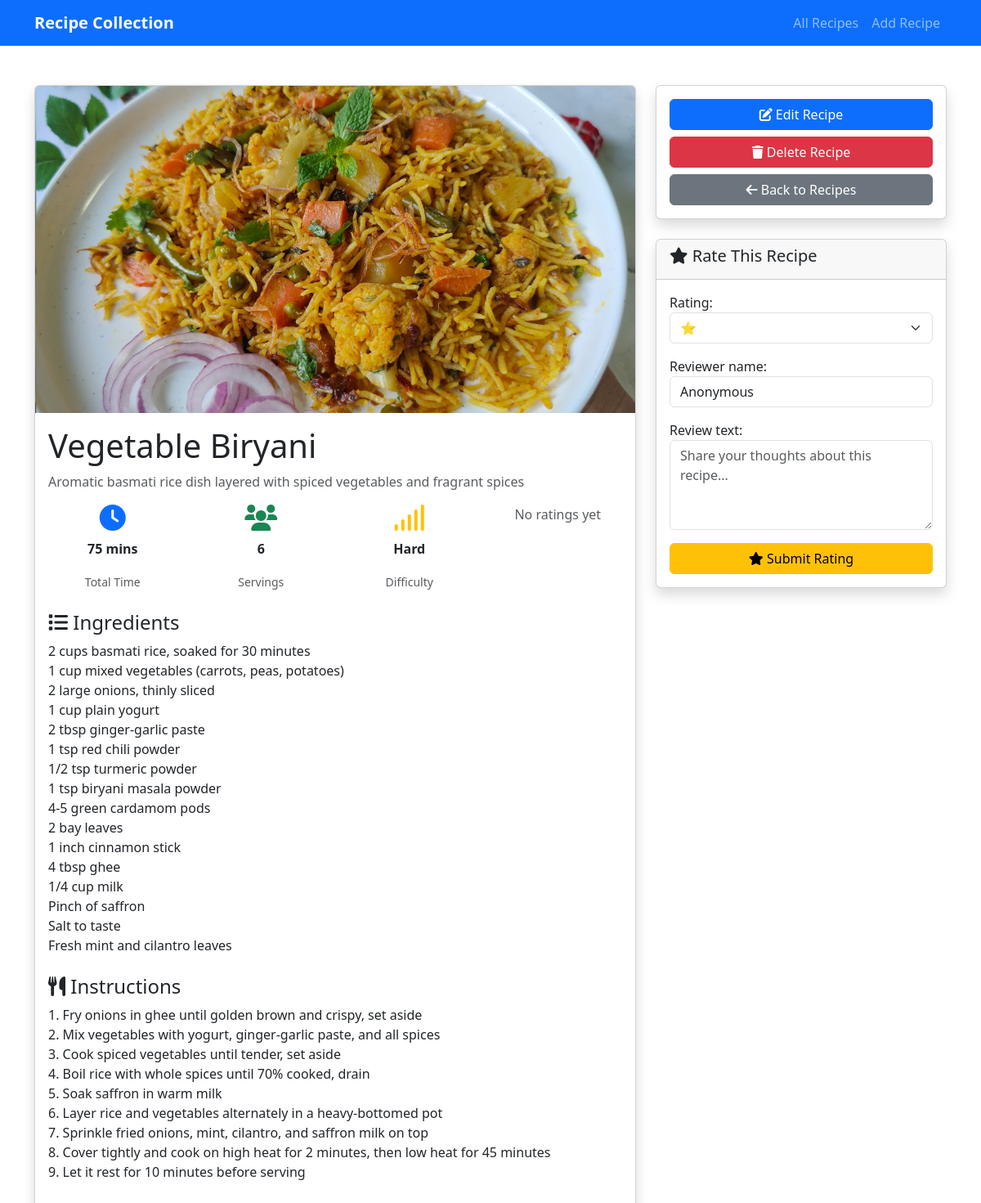
The page /recipe/7/ on the database its author committed.
### recipes/models.py (models this page shows, shortened)
class Recipe(models.Model):
    DIFFICULTY_CHOICES = [
        ('easy', 'Easy'),
        ('medium', 'Medium'),
        ('hard', 'Hard'),
    ]
    title = models.CharField(max_length=200)
    description = models.TextField()
    ingredients = models.TextField(help_text="List ingredients, one per line")
    instructions = models.TextField(help_text="Step-by-step cooking instructions")
    image = models.ImageField(upload_to='recipe_images/', blank=True, null=True)
    category = models.ForeignKey(Category, on_delete=models.SET_NULL, null=True, blank=True)
    prep_time = models.PositiveIntegerField(help_text="Preparation time in minutes")
    cook_time = models.PositiveIntegerField(help_text="Cooking time in minutes")
    servings = models.PositiveIntegerField(default=1)
    difficulty_level = models.CharField(max_length=10, choices=DIFFICULTY_CHOICES, default='easy')
    created_at = models.DateTimeField(auto_now_add=True)
    updated_at = models.DateTimeField(auto_now=True)
    class Meta:
        ordering = ['-created_at']  # Show newest recipes first
    @property
    def total_time(self):
        return self.prep_time + self.cook_time
    @property
    def average_rating(self):
        ratings = self.rating_set.all()
        if ratings:
            return round(sum([rating.rating for rating in ratings]) / len(ratings), 1)
        return 0

### recipes/views.py (the view)
# urls.py: path('recipe/<int:pk>/', views.RecipeDetailView.as_view(), name='recipe_detail'),
class RecipeDetailView(ListView):
    template_name = 'recipes/recipe_detail.html'
    context_object_name = 'ratings'
    paginate_by = 10
    def get_queryset(self):
        recipe = get_object_or_404(Recipe, pk=self.kwargs['pk'])
        return Rating.objects.filter(recipe=recipe)
    def get_context_data(self, **kwargs):
        context = super().get_context_data(**kwargs)
        recipe = get_object_or_404(Recipe, pk=self.kwargs['pk'])
        context['recipe'] = recipe
        context['rating_form'] = RatingForm()
        return context

### recipes/forms.py
class RatingForm(forms.ModelForm):
    class Meta:
        model = Rating
        fields = ['rating', 'review_text', 'reviewer_name']
        widgets = {
            'rating': forms.Select(choices=[(i, '⭐' * i) for i in range(1, 6)], attrs={
                'class': 'form-select'
            }),
            'review_text': forms.Textarea(attrs={
                'class': 'form-control',
                'rows': 4,
                'placeholder': 'Share your thoughts about this recipe...'
            }),
            'reviewer_name': forms.TextInput(attrs={
                'class': 'form-control',
                'placeholder': 'Your name (optional)'
            })
        }

### templates/recipes/recipe_detail.html (shortened to what this page needs)
{% extends 'base.html' %}
{% block content %}
<div class="container my-5">
    <div class="row">
        <div class="col-lg-8">
            <div class="card shadow">
                {% if recipe.image %}
                    <img src="{{ recipe.image.url }}" class="card-img-top" style="height: 400px; object-fit: cover;" alt="{{ recipe.title }}">
                {% endif %}
                <div class="card-body">
                    <h1 class="card-title">{{ recipe.title }}</h1>
                    <p class="text-muted">{{ recipe.description }}</p>
                    <div class="row mb-4">
                        <div class="col-md-3 text-center">
                            <i class="fas fa-clock text-primary fa-2x"></i>
                            <p class="mt-2"><strong>{{ recipe.total_time }} mins</strong></p>
                            <small class="text-muted">Total Time</small>
                        </div>
                        <div class="col-md-3 text-center">
                            <i class="fas fa-users text-success fa-2x"></i>
                            <p class="mt-2"><strong>{{ recipe.servings }}</strong></p>
                            <small class="text-muted">Servings</small>
                        </div>
                        <div class="col-md-3 text-center">
                            <i class="fas fa-signal text-warning fa-2x"></i>
                            <p class="mt-2"><strong>{{ recipe.get_difficulty_level_display }}</strong></p>
                            <small class="text-muted">Difficulty</small>
                        </div>
                        <div class="col-md-3 text-center">
                            {% if recipe.average_rating %}
                                <div class="h4">{{ recipe.average_rating }}⭐</div>
                                <small class="text-muted">Rating</small>
                            {% else %}
                                <p class="text-muted">No ratings yet</p>
                            {% endif %}
                        </div>
                    </div>
                    <h4><i class="fas fa-list"></i> Ingredients</h4>
                    <div class="mb-4">
                        {{ recipe.ingredients|linebreaksbr }}
                    </div>
                    <h4><i class="fas fa-utensils"></i> Instructions</h4>
                    <div class="mb-4">
                        {{ recipe.instructions|linebreaksbr }}
                    </div>
                </div>
            </div>
        </div>
        <div class="col-lg-4">
            <div class="card shadow">
                <div class="card-body">
                    <div class="d-grid gap-2">
                        <a href="{% url 'recipe_update' recipe.pk %}" class="btn btn-primary">
                            <i class="fas fa-edit"></i> Edit Recipe
                        </a>
                        <a href="{% url 'recipe_delete' recipe.pk %}" class="btn btn-danger">
                            <i class="fas fa-trash"></i> Delete Recipe
                        </a>
                        <a href="{% url 'recipe_list' %}" class="btn btn-secondary">
                            <i class="fas fa-arrow-left"></i> Back to Recipes
                        </a>
                    </div>
                </div>
            </div>
            <div class="card shadow mt-4">
                <div class="card-header">
                    <h5><i class="fas fa-star"></i> Rate This Recipe</h5>
                </div>
                <div class="card-body">
                    <form method="post" action="{% url 'add_rating' recipe.pk %}">
                        <div class="mb-3">
                            {{ rating_form.rating.label_tag }}
                            {{ rating_form.rating }}
                        </div>
                        <div class="mb-3">
                            {{ rating_form.reviewer_name.label_tag }}
                            {{ rating_form.reviewer_name }}
                        </div>
                        <div class="mb-3">
                            {{ rating_form.review_text.label_tag }}
                            {{ rating_form.review_text }}
                        </div>
                        <button type="submit" class="btn btn-warning w-100">
                            <i class="fas fa-star"></i> Submit Rating
                        </button>
                    </form>
                </div>
            </div>
        </div>
    </div>
</div>
{% endblock %}

### rows shown on the page
Recipe: image (picture), title "Vegetable Biryani", description "Aromatic basmati rice dish layered with spiced vegetables and fragrant spices", total_time "75", servings "6", difficulty_level "Hard", ingredients "2 cups basmati rice, soaked for 30 minutes 1 cup mixed vegetables (carrots, peas, potatoes) 2 large onions, thinly sliced 1 cup plain yogurt 2 tbsp ginger-garlic paste 1 tsp red chili powder 1/2 tsp turmeric powder 1 tsp biryani masala powder 4-5 green cardamom pods 2 bay leaves 1 inch cinnamon stick 4 tbsp ghee 1/4 cup milk Pinch of saffron Salt to taste Fresh mint and cilantro leaves", instructions "1. Fry onions in ghee until golden brown and crispy, set aside 2. Mix vegetables with yogurt, ginger-garlic paste, and all spices 3. Cook spiced vegetables until tender, set aside 4. Boil rice with whole spices until 70% cooked, drain 5. Soak saffron in warm milk 6. Layer rice and vegetables alternately in a heavy-bottomed pot 7. Sprinkle fried onions, mint, cilantro, and saffron milk on top 8. Cover tightly and cook on high heat for 2 minutes, then low heat for 45 minutes 9. Let it rest for 10 minutes before serving"

### other values the page prints
{{ rating_form.rating.label_tag }} "Rating:"
{{ rating_form.reviewer_name.label_tag }} "Reviewer name:"
{{ rating_form.review_text.label_tag }} "Review text:"
